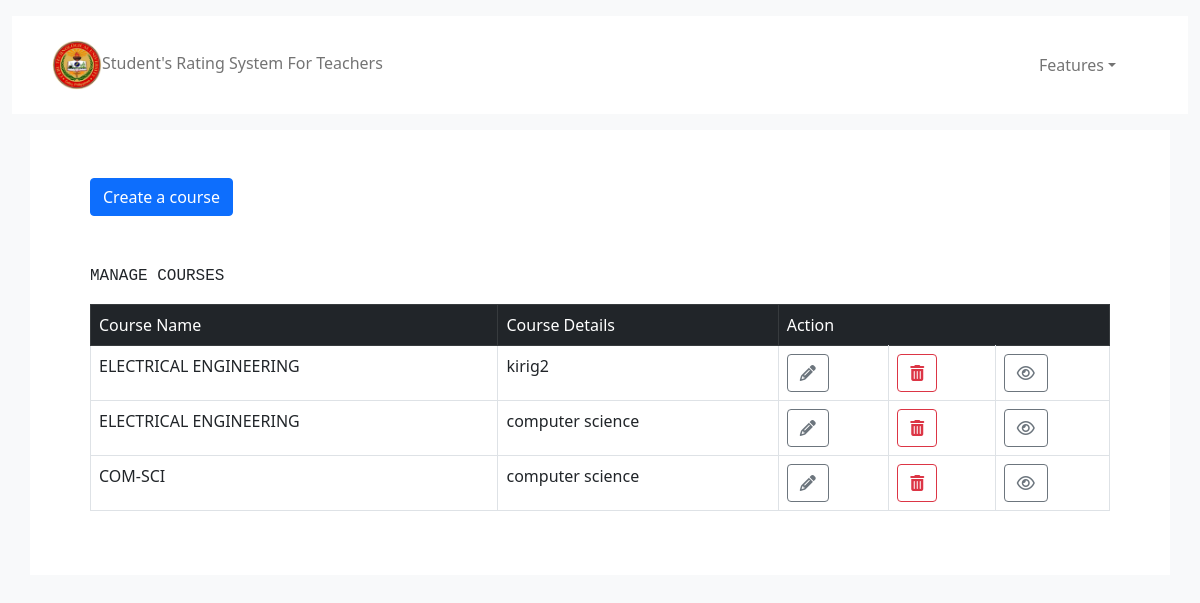
The app's page /views/manage-courses.php?dep_name=ENGINEERING DEPARTMENT (signed in) with its own data.
### tables this page shows
CREATE TABLE `courses` (
  `course_id` int(11) NOT NULL,
  `course_name` varchar(255) NOT NULL,
  `course_detail` varchar(255) NOT NULL,
  `department_name` varchar(255) NOT NULL
);

### controller/functions.php (called while the page is built, shortened)
<?php
function get_courses_department($department){
    $conn = connect_db();
    $department_name = strtoupper($department);
    $sql = "SELECT * FROM courses WHERE department_name = '$department_name'";
    $result = $conn->query($sql);
    if ($result->num_rows > 0) {
        $rows = array();
        while ($row = $result->fetch_assoc()) {
            $rows[] = $row;
        }
        return $rows;
    }
}
?>

### views/manage-courses.php (the view, shortened to what this page needs)
<?php include '../controller/functions.php'; ?>
<?php include 'html/header.html';
$department_name = $_GET['dep_name'];
$course = get_courses_department($department_name);
?>
<div class="container-fluid my-3 bg-light">
    <?php include 'admin-navbar.php'; ?>
</div>
<div class="container justify-content-center bg-white p-5">
    <div class="container">
       <button type="button" class="btn btn-primary " data-bs-toggle="modal" data-bs-target="#modelId">
            Create a course
       </button>
    <p class="font-monospace mt-5">MANAGE COURSES</p>
    <table class="table table-bordered">
        <thead class="table-dark">
            <td>Course Name</td>
            <td>Course Details</td>
            <td colspan="3">Action</td>
        </thead>
        <?php foreach($course as $row ): ?>
            <tr>
                <td><?php echo $row['course_name'] ?></td>
                <td><?php echo $row['course_detail'] ?></td>
                <td><a href="edit-courses.php?id=<?php echo $row['course_id'] ?>" class="btn btn-outline-secondary"> <i class="fa fa-pencil" aria-hidden="true"></i> </a></td>
                <td><a href="../controller/delete.php?course_id=<?php echo $row['course_id'] ?>" class="btn btn-outline-danger"> <i class="fa fa-trash" aria-hidden="true"></i> </a></td>
                <td><a href="manage-year-section.php?course_name=<?php echo $row['course_name'] ?>" class="btn btn-outline-secondary"> <i class="fa fa-eye" aria-hidden="true"></i> </a></td>
            </tr>
        <?php endforeach ?>
    </table>
    </div>
</div>

### records on screen
courses: course_name "ELECTRICAL ENGINEERING", course_detail "kirig2"
courses: course_name "ELECTRICAL ENGINEERING", course_detail "computer science"
courses: course_name "COM-SCI", course_detail "computer science"
